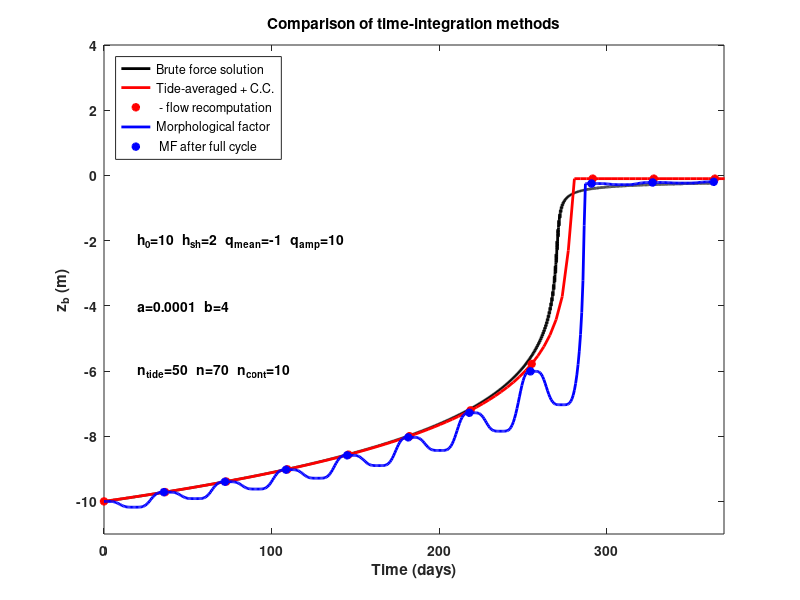

Write MATLAB code to recreate this figure.
clear all;close all
T=12.5*3600;nttide=50;n=70;ncont=10;nram=700;nstep=700/n+1;
h0=10;hsh=2;
L=200;
qmean=-1;
qamp=10;
a=1e-4;b=4;
dt=T/nttide;
omega=2*pi/T;
t=0:dt:701*T;
nt=length(t);
% brute force method
if 1
   zb1(1)=-h0;
   for it=1:nt
      h=-zb1(it);
      q=(qmean+qamp*sin(omega*t(it)))*(1-exp(-(h/hsh)^2));
      u(it)=q/h;
      Sx(it)=a*abs(u(it))^(b-1)*u(it);
      dSxdx(it)=Sx(it)/L;
      zb1(it+1)=zb1(it)-dSxdx(it)*dt;
   end
end
%tide-averaging method
zb2(1)=-h0;
it=1;
for imorf=1:nstep
   Sxtot=0;
   for ittide=1:nttide
      h=-zb2(it);
      qc(ittide)=(qmean+qamp*sin(omega*t(ittide)))*(1-exp(-(h/hsh)^2));
   end
   for icont=1:ncont
      Sxtot=0;
      for ittide=1:nttide
         h=-zb2(it);
         u=qc(ittide)/h;
         Sx=a*(abs(u))^(b-1)*u;
         Sxtot=Sxtot+Sx/nttide;
      end   
      dSxdxavg=Sxtot/L;
      zb2(it+1)=zb2(it)-dSxdxavg*n/ncont*T;
      zb2(it+1)=min(zb2(it+1),-0.1);
      it=it+1;
      t2(it)=(it-1)*n/ncont*T;
   end
end
% morphological factor
zb3(1)=-h0;
it3e=0;
for it=1:nt/n
   t3(it)=(it-1)*dt*n;
   h=-zb3(it);
   q=(qmean+qamp*sin(omega*t(it)))*(1-exp(-(h/hsh)^2));
   u(it)=q/h;
   Sx(it)=n*a*abs(u(it))^(b-1)*u(it);
   dSxdx(it)=Sx(it)/L;
   zb3(it+1)=zb3(it)-dSxdx(it)*dt;
   zb3(it+1)=min(zb3(it+1),-.1);
   if mod(it,nttide)==0
      it3e=it3e+1;
      t3e(it3e)=t3(it);
      zb3e(it3e)=zb3(it);
   end
end
% RAM
zb4(1)=-h0;
it=1;
it4e=0;
istep=1
for imorf=1:nstep
   Sxtot=0;
   for ittide=1:nttide
      h=-zb4(it);
      qc(ittide)=(qmean+qamp*sin(omega*t(ittide)))*(1-exp(-(h/hsh)^2));
      u(it)=qc(ittide)/h;
      Sx(it)=a*abs(u(it))^(b-1)*u(it);
      Sxtot=Sxtot+Sx(it)/nttide;  
   end
   A=Sxtot*h^b;
   for iram=1:nram;
      h=-zb4(istep);
      Sxtot=A/h^b*(1-exp(-(h/hsh)^2));     
      dSxdxavg=Sxtot/L;
      zb4(istep+1)=zb4(istep)-dSxdxavg*n/nram*T;
      it4e=it4e+1;
      t4e(it4e)=(it4e-1)*n/nram*T;
      zb4e(it4e)=zb4(istep+1);
      istep=istep+1;   
   end
end
figure(2)
fac=3600*24;
%p=plot(t/fac,zb1(1:nt),'k',t2/fac,zb2,'r-',t3/fac,zb3(1:length(t3)),'b',t3e/fac,zb3e,'b*',t4e/fac,zb4e,'g*')
p=plot(t/fac,zb1(1:nt),'k',t2/fac,zb2,'r-',t2(1:ncont:end)/fac,zb2(1:ncont:end),'r*',t3/fac,zb3(1:length(t3)),'b',t3e/fac,zb3e,'b*')
set(p,'linewidth',2);
%l=legend('Brute force solution','Tide-averaged + C.C.','Morphological factor',' " after full cycle','RAM')
legend('Brute force solution','Tide-averaged + C.C.',' - flow recomputation ','Morphological factor',' MF after full cycle','location','northwest');
title('Comparison of time-integration methods','fontweight','bold');
axis([0 370 -11 4]);
text(20,-2,strcat('h_0=',num2str(h0),'  h_{sh}=',num2str(hsh),'  q_{mean}=',num2str(qmean),'  q_{amp}=',num2str(qamp)),'fontweight','bold')
text(20,-4,strcat('a=',num2str(a),'  b=',num2str(b)),'fontweight','bold')
text(20,-6,strcat('n_{tide}=',num2str(nttide),'  n=',num2str(n),'  n_{cont}=',num2str(ncont)),'fontweight','bold')
xlabel('Time (days)','fontweight','bold');ylabel('z_b (m)')
set(gca,'fontweight','bold');
drawnow();
print('-depsc','tidentegcc.eps')
